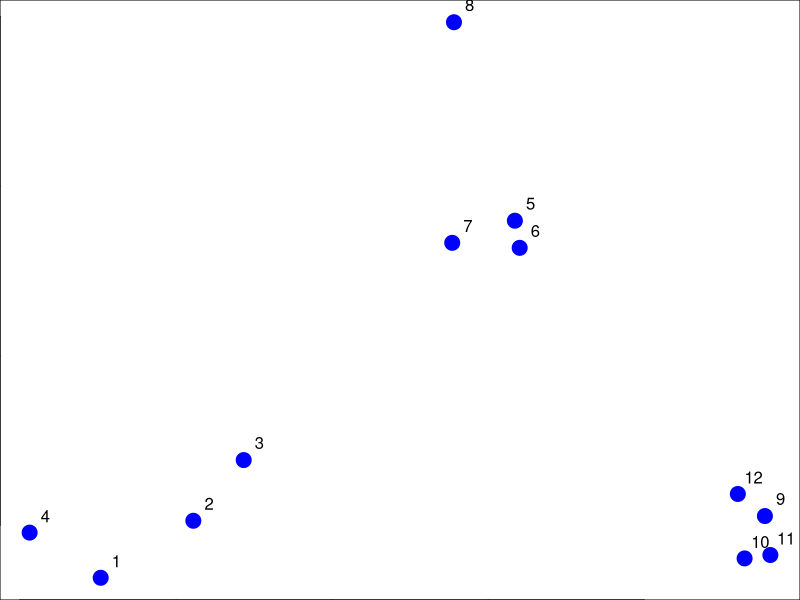
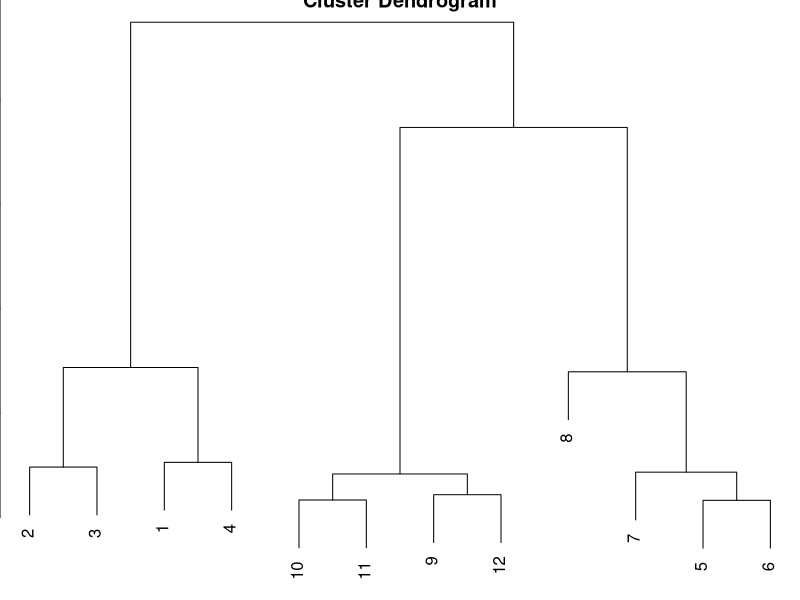
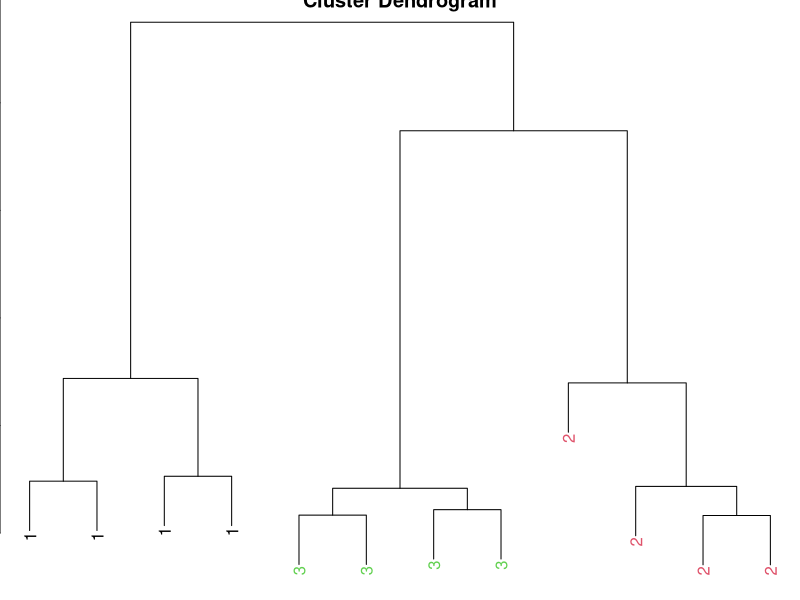
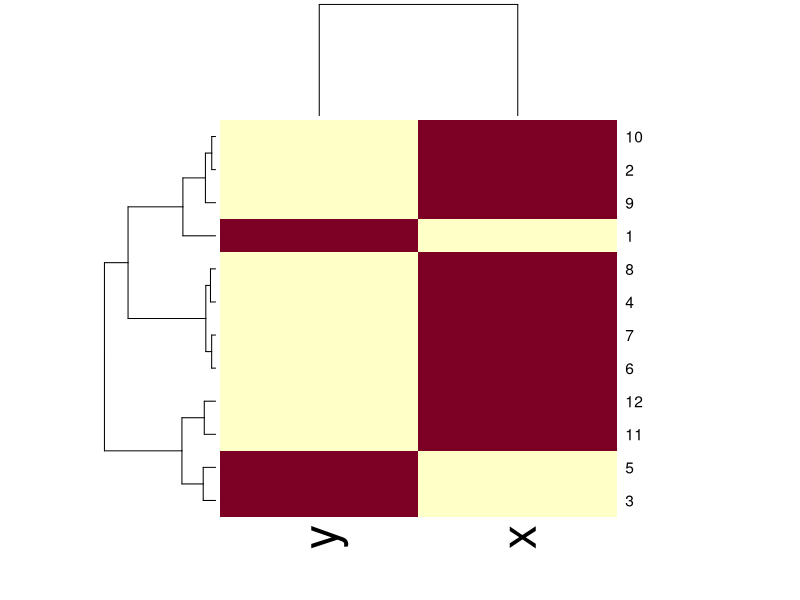
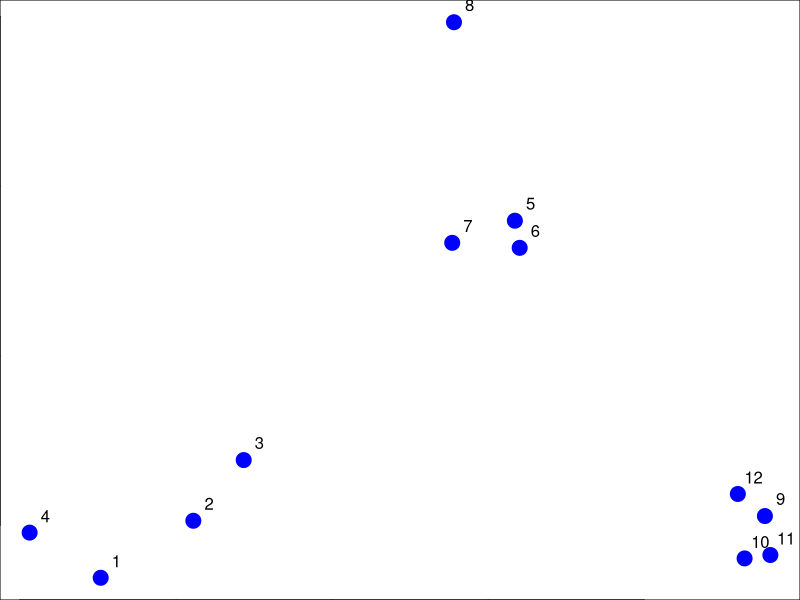
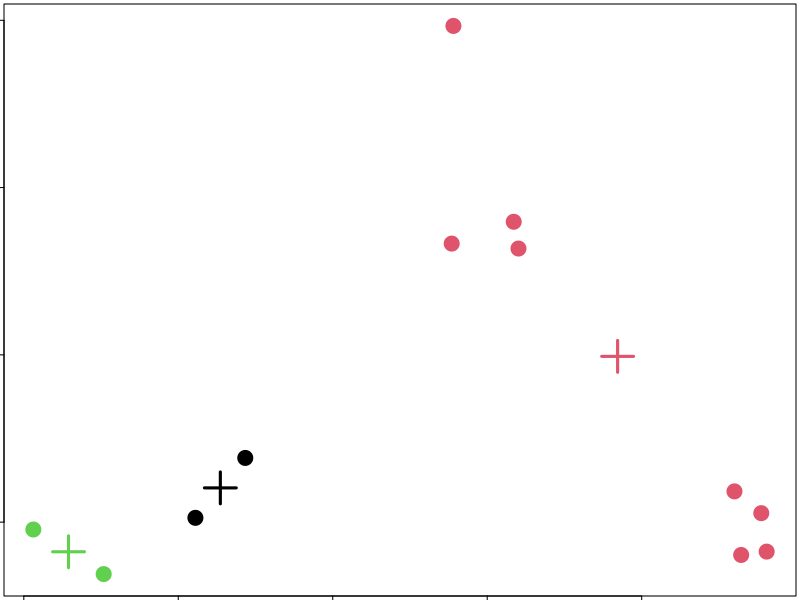
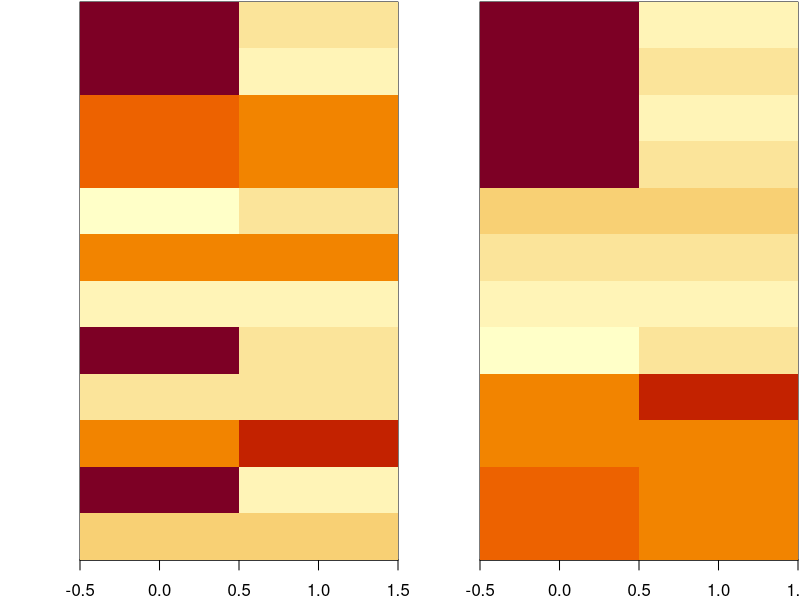

R code for these plots, in order:
# Hierarchical Clustering Part 1 -------------------
# clustering organizes things that are close into groups
# how do we define close?
# how do we group things?
# how do we visualize the grouping?
# how do we interpret the grouping?

# get a sense for what's going on with high dimensional data set

# widely applied method

# hierarchical clustering
# an agglomerative approach
## find closest two things, put them together, find next closest
## requires - a defined distance, a merging approach
## produces a tree(dendrogram) showing how close things are to each other

# how define close?
# important, garbage in garbage out, pick right method for your problem
# continuous, euclidean distance, point a to point b
# continuous, correlation similarity
# binary - manhattan distance

# euclidean
# dc to new york
# sqrt((x1-x2)2 + (y1-y2)2 )

# manhattan distance
# look at points on a grid, travel along city blocks
# |A1-A2| + |B1-B2|
# useful in some context, might more accurately represent true distance

# Hierarchical clustering part 2 --------------

# an example
set.seed(1234)
par(mar=c(0,0,0,0))
x <- rnorm(12, mean=rep(1:3, each=4), sd=0.2)
y <- rnorm(12, mean=rep(c(1,2,1), each=4), sd=0.2)
plot(x,y,col="blue", pch=19, cex=2)
text(x + 0.05, y + 0.05, labels = as.character(1:12))

# calculate distance between all points, pairwise distances
# dist function
# defaults to euclidean
df <- data.frame(x=x, y=y)
distxy <- dist(df)

# take two closest points, 5 and 6
# next two are 10 and 11

# clustering functin hclust
hClustering <- hclust(distxy)
plot(hClustering)

# need to cut tree to determine how many clusters there are
# then you can get cluster assignment

# Hierarchical Clustering Part 3----------------

# prettier 
myplclust <- function(hclust, lab=hclust$labels, lab.col = rep(1, length(hclust$labels)), hang=0.1, ...) {
  ## modification of plclust for plotting hclust objects in color
  y <- rep(hclust$height, 2)
  x <- as.numeric(hclust$merge)
  y <- y[which(x<0)]
  x <- x[which(x<0)]
  x <- abs(x)
  y <- y[order(x)]
  x <- x[order(x)]
  plot(hclust, labels=FALSE, hang=hang, ...)
  text(x = x, y=y[hclust$order] - (max(hclust$height) * hang), labels=lab[hclust$order],
       col=lab.col[hclust$order], srt=90, adj=c(1,0.5), xpd=NA, ...)
}

myplclust(hClustering, lab=rep(1:3, each=4), lab.col=rep(1:3, each=4))

# even prettier dendrograms: gallery.r-enthusiasts.com/RGraphGallery

# merging points - complete
# averaging - middle between two points, centroid of clusters distance between
# complete - distance between two furtherest points another option

#heatmap
df <- data.frame(x=x, y=y)
set.seed(143)
dataMatrix <- as.matrix(df)[sample(1:12),]
heatmap(dataMatrix)

# K-means Clustering Part 1 -----------------------
# how do we determine similiarity and difference
# close - need to give it a distance metric
# different definitions of distance - euclidean(straight line), or correlation, or manhattan distance

# partioning approach, fix a number of clusters
# get centroids, assign things to closest, recalculate centroids
# requires: dinstance, number of clusters, initial guess of cluster centroids
# produces: estimate of cluster centroids, assignment of each point to cluster

# example
set.seed(1234)
par(mar=c(0,0,0,0))
x <- rnorm(12, mean=rep(1:3, each=4), sd=0.2)
y <- rnorm(12, mean=rep(c(1,2,1), each=4), sd=0.2)
plot(x, y, col="blue", pch=19, cex=2)
text(x + 0.05, y + 0.05, labels = as.character(1:12))

# starting centroids
# assign point to closest centroid
# recalculate centroids
# iterate over update centroid and assign points to cluster

# K-means Clustering Part 2 -----------------------

kmeansObj <- kmeans(df, centers=3)
# view elements in kmeans object
names(kmeansObj)
# return vector of cluster
kmeansObj$cluster

# plot results
par(mar=rep(0.2,4))
plot(x,y, col=kmeansObj$cluster, pch=19, cex=2)
points(kmeansObj$centers, col=1:3, pch=3, cex=3, lwd=3)

# view clustering info as heatmap
set.seed(1234)
dataMatrix <- as.matrix(df)[sample(1:12),]
kmeansObj2 <- kmeans(dataMatrix, centers=3)
par(mfrow=c(1,2), mar=c(2,4,0.1,0.1))
image(t(dataMatrix)[,nrow(dataMatrix):1], yaxt="n")
image(t(dataMatrix)[,order(kmeansObj2$cluster)], yaxt="n")

# k-means requires that you know number of clusters
# have to use eye/intuition
# cross validation information theory can help determine number of clusters
# not deterministic: not stable results, different # of clusters, different iterations

# Dimension Reduction Part 1 -------------------
